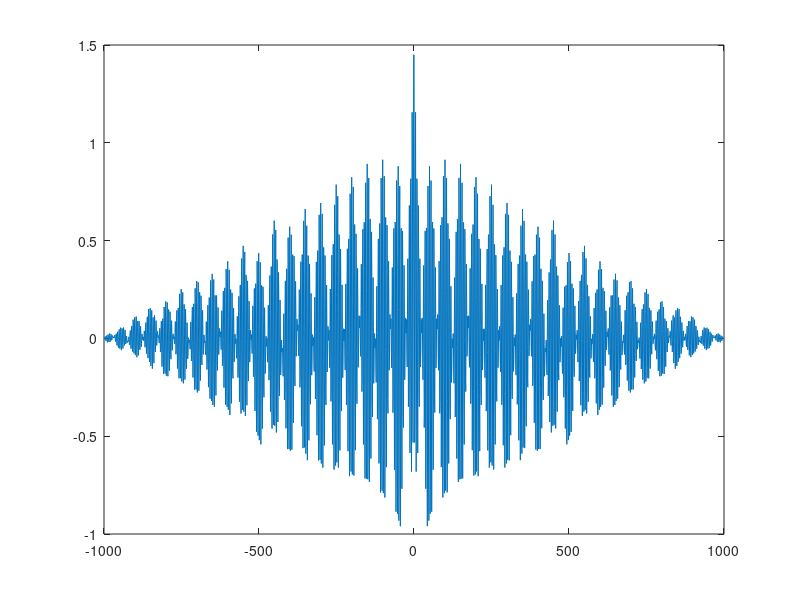
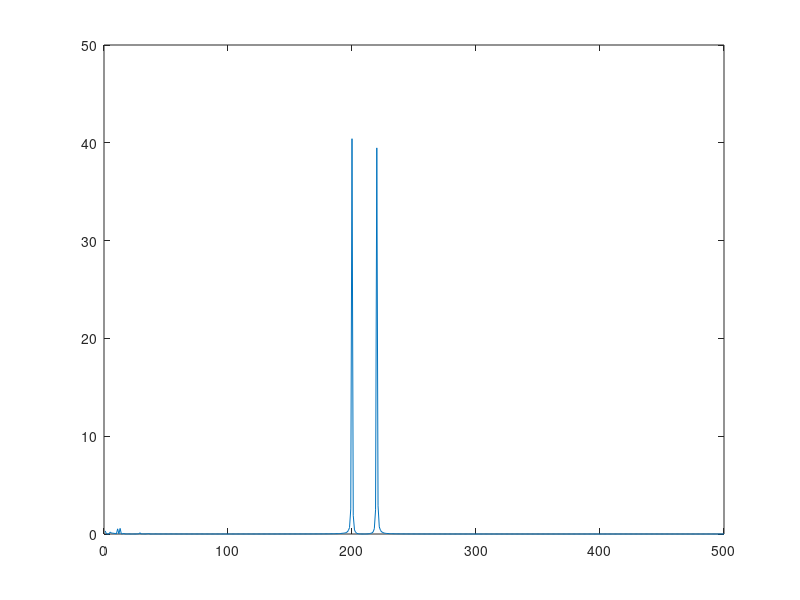
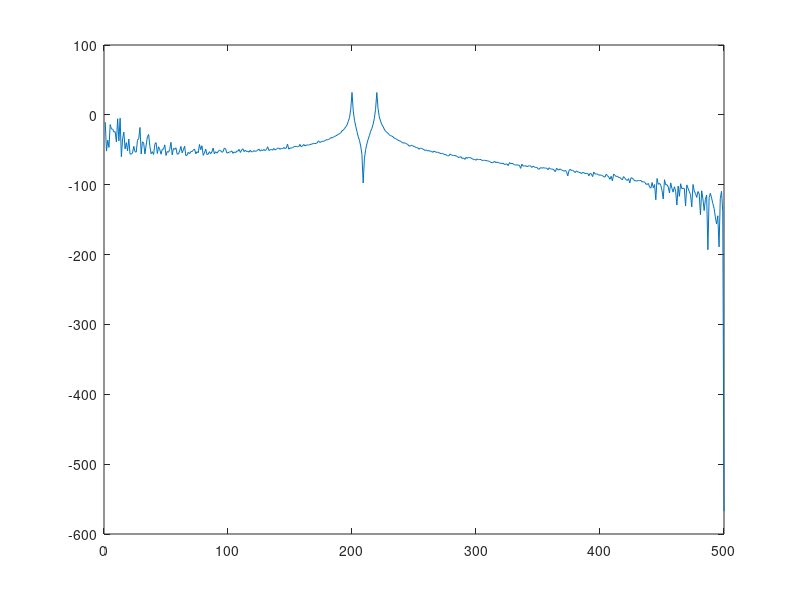

Write MATLAB code to recreate these figures, in order.
% Ve uoc luong ham tu tuong quan va correlogram, uoc luong chech

clear
%close all
clc
load myfile.mat xx

N=1001;
T=0.001;

tt=xx(1,:);
yy=xx(2,:);

for m=1:N
    s(m)=0;
    for k=1:(N-m+1)
        s(m)=s(m) + yy(k)*yy(k+m-1);
    end
    r1(m)=s(m)/N;
end

for m=1001:2001
    rr(m)=r1(m-1000);
end

for m=1:1000
    rr(m)=rr(2001-m);
end

mm=-1000:1000;
figure
plot(mm,rr);

% Ve correlogram

for f=1:500
    s(f)=0;
    for k=1:2001
        s(f)=s(f)+rr(k)*exp(-1i*2*pi*f*T*(k-1001));
    end
    P_COR(f)=T*(abs(s(f)).^2);
end


figure
ff=1:500;
plot(ff,P_COR);

P_COR_3db=20*log10(P_COR);
figure
plot(ff,P_COR_3db);